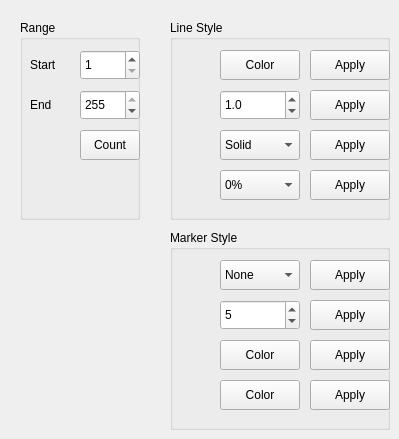
    <widget class="QWidget" name="tab">
     <attribute name="title">
      <string>0</string>
     </attribute>
     <widget class="QGroupBox" name="groupBox_6">
      <property name="geometry">
       <rect>
        <x>170</x>
        <y>20</y>
        <width>220</width>
        <height>200</height>
       </rect>
      </property>
      <property name="title">
       <string>Line Style</string>
      </property>
      <property name="flat">
       <bool>true</bool>
      </property>
      <widget class="QComboBox" name="input_opt4">
       <property name="geometry">
        <rect>
         <x>50</x>
         <y>150</y>
         <width>80</width>
         <height>30</height>
        </rect>
       </property>
       <property name="focusPolicy">
        <enum>Qt::NoFocus</enum>
       </property>
       <property name="contextMenuPolicy">
        <enum>Qt::CustomContextMenu</enum>
       </property>
       <property name="maxVisibleItems">
        <number>20</number>
       </property>
       <item>
        <property name="text">
         <string>0%</string>
        </property>
       </item>
       <item>
        <property name="text">
         <string>10%</string>
        </property>
       </item>
       <item>
        <property name="text">
         <string>20%</string>
        </property>
       </item>
       <item>
        <property name="text">
         <string>30%</string>
        </property>
       </item>
       <item>
        <property name="text">
         <string>40%</string>
        </property>
       </item>
       <item>
        <property name="text">
         <string>50%</string>
        </property>
       </item>
       <item>
        <property name="text">
         <string>60%</string>
        </property>
       </item>
       <item>
        <property name="text">
         <string>70%</string>
        </property>
       </item>
       <item>
        <property name="text">
         <string>80%</string>
        </property>
       </item>
       <item>
        <property name="text">
         <string>90%</string>
        </property>
       </item>
       <item>
        <property name="text">
         <string>100%</string>
        </property>
       </item>
      </widget>
      <widget class="QPushButton" name="click_opt4">
       <property name="geometry">
        <rect>
         <x>140</x>
         <y>150</y>
         <width>80</width>
         <height>30</height>
        </rect>
       </property>
       <property name="focusPolicy">
        <enum>Qt::NoFocus</enum>
       </property>
       <property name="text">
        <string>Apply</string>
       </property>
      </widget>
      <widget class="QComboBox" name="input_opt3">
       <property name="geometry">
        <rect>
         <x>50</x>
         <y>110</y>
         <width>80</width>
         <height>30</height>
        </rect>
       </property>
       <property name="focusPolicy">
        <enum>Qt::NoFocus</enum>
       </property>
       <property name="contextMenuPolicy">
        <enum>Qt::CustomContextMenu</enum>
       </property>
       <property name="layoutDirection">
        <enum>Qt::LeftToRight</enum>
       </property>
       <property name="editable">
        <bool>false</bool>
       </property>
       <property name="currentIndex">
        <number>1</number>
       </property>
       <property name="maxVisibleItems">
        <number>20</number>
       </property>
       <property name="sizeAdjustPolicy">
        <enum>QComboBox::AdjustToContentsOnFirstShow</enum>
       </property>
       <property name="frame">
        <bool>true</bool>
       </property>
       <item>
        <property name="text">
         <string>None</string>
        </property>
       </item>
       <item>
        <property name="text">
         <string>Solid</string>
        </property>
       </item>
       <item>
        <property name="text">
         <string>Dot 1</string>
        </property>
       </item>
       <item>
        <property name="text">
         <string>Dot 2</string>
        </property>
       </item>
       <item>
        <property name="text">
         <string>Dash1</string>
        </property>
       </item>
       <item>
        <property name="text">
         <string>Mixed1</string>
        </property>
       </item>
       <item>
        <property name="text">
         <string>Mixed2</string>
        </property>
       </item>
       <item>
        <property name="text">
         <string>Dash2</string>
        </property>
       </item>
       <item>
        <property name="text">
         <string>Mixed3</string>
        </property>
       </item>
       <item>
        <property name="text">
         <string>Mixed4</string>
        </property>
       </item>
       <item>
        <property name="text">
         <string>Dash3</string>
        </property>
       </item>
       <item>
        <property name="text">
         <string>Dots</string>
        </property>
       </item>
       <item>
        <property name="text">
         <string>Mixed5</string>
        </property>
       </item>
      </widget>
      <widget class="QPushButton" name="click_opt2">
       <property name="geometry">
        <rect>
         <x>140</x>
         <y>70</y>
         <width>80</width>
         <height>30</height>
        </rect>
       </property>
       <property name="focusPolicy">
        <enum>Qt::NoFocus</enum>
       </property>
       <property name="text">
        <string>Apply</string>
       </property>
      </widget>
      <widget class="QPushButton" name="color_opt1">
       <property name="geometry">
        <rect>
         <x>50</x>
         <y>30</y>
         <width>80</width>
         <height>30</height>
        </rect>
       </property>
       <property name="focusPolicy">
        <enum>Qt::NoFocus</enum>
       </property>
       <property name="styleSheet">
        <string notr="true">QPushButton:hover {background-color: transparent}</string>
       </property>
       <property name="text">
        <string>Color</string>
       </property>
       <property name="flat">
        <bool>false</bool>
       </property>
      </widget>
      <widget class="QPushButton" name="click_opt3">
       <property name="geometry">
        <rect>
         <x>140</x>
         <y>110</y>
         <width>80</width>
         <height>30</height>
        </rect>
       </property>
       <property name="focusPolicy">
        <enum>Qt::NoFocus</enum>
       </property>
       <property name="text">
        <string>Apply</string>
       </property>
      </widget>
      <widget class="QPushButton" name="click_opt1">
       <property name="geometry">
        <rect>
         <x>140</x>
         <y>30</y>
         <width>80</width>
         <height>30</height>
        </rect>
       </property>
       <property name="focusPolicy">
        <enum>Qt::NoFocus</enum>
       </property>
       <property name="text">
        <string>Apply</string>
       </property>
      </widget>
      <widget class="QLabel" name="label_9">
       <property name="geometry">
        <rect>
         <x>10</x>
         <y>30</y>
         <width>30</width>
         <height>30</height>
        </rect>
       </property>
       <property name="text">
        <string/>
       </property>
       <property name="pixmap">
        <pixmap>:/__resource__/image/unit_color.png</pixmap>
       </property>
      </widget>
      <widget class="QLabel" name="label_10">
       <property name="geometry">
        <rect>
         <x>10</x>
         <y>70</y>
         <width>30</width>
         <height>30</height>
        </rect>
       </property>
       <property name="text">
        <string/>
       </property>
       <property name="pixmap">
        <pixmap>:/__resource__/image/unit_line_thk.png</pixmap>
       </property>
      </widget>
      <widget class="QLabel" name="label_11">
       <property name="geometry">
        <rect>
         <x>10</x>
         <y>110</y>
         <width>30</width>
         <height>30</height>
        </rect>
       </property>
       <property name="text">
        <string/>
       </property>
       <property name="pixmap">
        <pixmap>:/__resource__/image/unit_line_st.png</pixmap>
       </property>
      </widget>
      <widget class="QLabel" name="label_12">
       <property name="geometry">
        <rect>
         <x>10</x>
         <y>150</y>
         <width>30</width>
         <height>30</height>
        </rect>
       </property>
       <property name="text">
        <string/>
       </property>
       <property name="pixmap">
        <pixmap>:/__resource__/image/unit_tran.png</pixmap>
       </property>
      </widget>
      <widget class="QDoubleSpinBox" name="input_opt2">
       <property name="geometry">
        <rect>
         <x>50</x>
         <y>70</y>
         <width>80</width>
         <height>30</height>
        </rect>
       </property>
       <property name="focusPolicy">
        <enum>Qt::ClickFocus</enum>
       </property>
       <property name="decimals">
        <number>1</number>
       </property>
       <property name="minimum">
        <double>0.000000000000000</double>
       </property>
       <property name="maximum">
        <double>72.000000000000000</double>
       </property>
       <property name="singleStep">
        <double>0.200000000000000</double>
       </property>
       <property name="value">
        <double>1.000000000000000</double>
       </property>
      </widget>
      <widget class="QFrame" name="frame_2">
       <property name="geometry">
        <rect>
         <x>53</x>
         <y>33</y>
         <width>10</width>
         <height>24</height>
        </rect>
       </property>
       <property name="mouseTracking">
        <bool>false</bool>
       </property>
       <property name="tabletTracking">
        <bool>false</bool>
       </property>
       <property name="contextMenuPolicy">
        <enum>Qt::DefaultContextMenu</enum>
       </property>
       <property name="autoFillBackground">
        <bool>false</bool>
       </property>
       <property name="styleSheet">
        <string notr="true">/**프레임**/
QFrame{
background-color: white;
border-radius: 10px;
border-style:solid;
border-width:1px;
border-color: rgb(200, 200, 200);
}</string>
       </property>
       <property name="frameShape">
        <enum>QFrame::StyledPanel</enum>
       </property>
       <property name="frameShadow">
        <enum>QFrame::Raised</enum>
       </property>
      </widget>
      <zorder>frame_2</zorder>
      <zorder>input_opt4</zorder>
      <zorder>click_opt4</zorder>
      <zorder>input_opt3</zorder>
      <zorder>click_opt2</zorder>
      <zorder>click_opt3</zorder>
      <zorder>click_opt1</zorder>
      <zorder>label_9</zorder>
      <zorder>label_10</zorder>
      <zorder>label_11</zorder>
      <zorder>label_12</zorder>
      <zorder>input_opt2</zorder>
      <zorder>color_opt1</zorder>
     </widget>
     <widget class="QGroupBox" name="groupBox_8">
      <property name="geometry">
       <rect>
        <x>170</x>
        <y>230</y>
        <width>220</width>
        <height>200</height>
       </rect>
      </property>
      <property name="title">
       <string>Marker Style</string>
      </property>
      <property name="flat">
       <bool>true</bool>
      </property>
      <property name="checkable">
       <bool>false</bool>
      </property>
      <widget class="QPushButton" name="click_opt8">
       <property name="geometry">
        <rect>
         <x>140</x>
         <y>110</y>
         <width>80</width>
         <height>30</height>
        </rect>
       </property>
       <property name="focusPolicy">
        <enum>Qt::NoFocus</enum>
       </property>
       <property name="text">
        <string>Apply</string>
       </property>
      </widget>
      <widget class="QPushButton" name="click_opt7">
       <property name="geometry">
        <rect>
         <x>140</x>
         <y>150</y>
         <width>80</width>
         <height>30</height>
        </rect>
       </property>
       <property name="focusPolicy">
        <enum>Qt::NoFocus</enum>
       </property>
       <property name="text">
        <string>Apply</string>
       </property>
      </widget>
      <widget class="QComboBox" name="input_opt5">
       <property name="geometry">
        <rect>
         <x>50</x>
         <y>30</y>
         <width>80</width>
         <height>30</height>
        </rect>
       </property>
       <property name="focusPolicy">
        <enum>Qt::NoFocus</enum>
       </property>
       <property name="contextMenuPolicy">
        <enum>Qt::CustomContextMenu</enum>
       </property>
       <property name="maxVisibleItems">
        <number>20</number>
       </property>
       <item>
        <property name="text">
         <string>None</string>
        </property>
       </item>
       <item>
        <property name="text">
         <string>□</string>
        </property>
       </item>
       <item>
        <property name="text">
         <string>◇</string>
        </property>
       </item>
       <item>
        <property name="text">
         <string>△</string>
        </property>
       </item>
       <item>
        <property name="text">
         <string>x</string>
        </property>
       </item>
       <item>
        <property name="text">
         <string>ㅁ</string>
        </property>
       </item>
       <item>
        <property name="text">
         <string>-</string>
        </property>
       </item>
       <item>
        <property name="text">
         <string>ㅡ</string>
        </property>
       </item>
       <item>
        <property name="text">
         <string>○</string>
        </property>
       </item>
       <item>
        <property name="text">
         <string>+</string>
        </property>
       </item>
      </widget>
      <widget class="QPushButton" name="click_opt6">
       <property name="geometry">
        <rect>
         <x>140</x>
         <y>70</y>
         <width>80</width>
         <height>30</height>
        </rect>
       </property>
       <property name="focusPolicy">
        <enum>Qt::NoFocus</enum>
       </property>
       <property name="text">
        <string>Apply</string>
       </property>
      </widget>
      <widget class="QPushButton" name="color_opt8">
       <property name="geometry">
        <rect>
         <x>50</x>
         <y>110</y>
         <width>80</width>
         <height>30</height>
        </rect>
       </property>
       <property name="focusPolicy">
        <enum>Qt::NoFocus</enum>
       </property>
       <property name="styleSheet">
        <string notr="true">QPushButton:hover {background-color: transparent}</string>
       </property>
       <property name="text">
        <string>Color</string>
       </property>
      </widget>
      <widget class="QPushButton" name="click_opt5">
       <property name="geometry">
        <rect>
         <x>140</x>
         <y>30</y>
         <width>80</width>
         <height>30</height>
        </rect>
       </property>
       <property name="focusPolicy">
        <enum>Qt::NoFocus</enum>
       </property>
       <property name="text">
        <string>Apply</string>
       </property>
      </widget>
      <widget class="QPushButton" name="color_opt7">
       <property name="geometry">
        <rect>
         <x>50</x>
         <y>150</y>
         <width>80</width>
         <height>30</height>
        </rect>
       </property>
       <property name="focusPolicy">
        <enum>Qt::NoFocus</enum>
       </property>
       <property name="styleSheet">
        <string notr="true">QPushButton:hover {background-color: transparent}</string>
       </property>
       <property name="text">
        <string>Color</string>
       </property>
      </widget>
      <widget class="QSpinBox" name="input_opt6">
       <property name="geometry">
        <rect>
         <x>50</x>
         <y>70</y>
         <width>80</width>
         <height>30</height>
        </rect>
       </property>
       <property name="focusPolicy">
        <enum>Qt::ClickFocus</enum>
       </property>
       <property name="minimum">
        <number>2</number>
       </property>
       <property name="maximum">
        <number>72</number>
       </property>
       <property name="singleStep">
        <number>1</number>
       </property>
       <property name="value">
        <number>5</number>
       </property>
      </widget>
      <widget class="QLabel" name="label_13">
       <property name="geometry">
        <rect>
         <x>10</x>
         <y>30</y>
         <width>30</width>
         <height>30</height>
        </rect>
       </property>
       <property name="text">
        <string/>
       </property>
       <property name="pixmap">
        <pixmap>:/__resource__/image/unit_marker.png</pixmap>
       </property>
      </widget>
      <widget class="QLabel" name="label_15">
       <property name="geometry">
        <rect>
         <x>10</x>
         <y>150</y>
         <width>30</width>
         <height>30</height>
        </rect>
       </property>
       <property name="text">
        <string/>
       </property>
       <property name="pixmap">
        <pixmap>:/__resource__/image/unit_marker_color.png</pixmap>
       </property>
      </widget>
      <widget class="QLabel" name="label_14">
       <property name="geometry">
        <rect>
         <x>10</x>
         <y>110</y>
         <width>30</width>
         <height>30</height>
        </rect>
       </property>
       <property name="text">
        <string/>
       </property>
       <property name="pixmap">
        <pixmap>:/__resource__/image/unit_marker_fill.png</pixmap>
       </property>
      </widget>
      <widget class="QLabel" name="label_16">
       <property name="geometry">
        <rect>
         <x>10</x>
         <y>70</y>
         <width>30</width>
         <height>30</height>
        </rect>
       </property>
       <property name="text">
        <string/>
       </property>
       <property name="pixmap">
        <pixmap>:/__resource__/image/unit_marker_size.png</pixmap>
       </property>
      </widget>
      <widget class="QFrame" name="frame_3">
       <property name="geometry">
        <rect>
         <x>53</x>
         <y>113</y>
         <width>10</width>
         <height>24</height>
        </rect>
       </property>
       <property name="mouseTracking">
        <bool>false</bool>
       </property>
       <property name="tabletTracking">
        <bool>false</bool>
       </property>
       <property name="contextMenuPolicy">
        <enum>Qt::DefaultContextMenu</enum>
       </property>
       <property name="autoFillBackground">
        <bool>false</bool>
       </property>
       <property name="styleSheet">
        <string notr="true">/**프레임**/
QFrame{
background-color: white;
border-radius: 0px;
border-style:solid;
border-width:1px;
border-color: rgb(200, 200, 200);
}</string>
       </property>
       <property name="frameShape">
        <enum>QFrame::StyledPanel</enum>
       </property>
       <property name="frameShadow">
        <enum>QFrame::Raised</enum>
       </property>
      </widget>
      <widget class="QFrame" name="frame_4">
       <property name="geometry">
        <rect>
         <x>53</x>
         <y>153</y>
         <width>10</width>
         <height>24</height>
        </rect>
       </property>
       <property name="mouseTracking">
        <bool>false</bool>
       </property>
       <property name="tabletTracking">
        <bool>false</bool>
       </property>
       <property name="contextMenuPolicy">
        <enum>Qt::DefaultContextMenu</enum>
       </property>
       <property name="autoFillBackground">
        <bool>false</bool>
       </property>
       <property name="styleSheet">
        <string notr="true">/**프레임**/
QFrame{
background-color: white;
border-radius: 0px;
border-style:solid;
border-width:1px;
border-color: rgb(200, 200, 200);
}</string>
       </property>
       <property name="frameShape">
        <enum>QFrame::StyledPanel</enum>
       </property>
       <property name="frameShadow">
        <enum>QFrame::Raised</enum>
       </property>
      </widget>
      <zorder>frame_3</zorder>
      <zorder>frame_4</zorder>
      <zorder>color_opt7</zorder>
      <zorder>click_opt8</zorder>
      <zorder>click_opt7</zorder>
      <zorder>input_opt5</zorder>
      <zorder>click_opt6</zorder>
      <zorder>click_opt5</zorder>
      <zorder>input_opt6</zorder>
      <zorder>label_13</zorder>
      <zorder>label_15</zorder>
      <zorder>label_14</zorder>
      <zorder>label_16</zorder>
      <zorder>color_opt8</zorder>
     </widget>
     <widget class="QGroupBox" name="groupBox_9">
      <property name="geometry">
       <rect>
        <x>20</x>
        <y>20</y>
        <width>120</width>
        <height>200</height>
       </rect>
      </property>
      <property name="title">
       <string>Range</string>
      </property>
      <property name="flat">
       <bool>true</bool>
      </property>
      <property name="checkable">
       <bool>false</bool>
      </property>
      <widget class="QPushButton" name="chart_btn">
       <property name="geometry">
        <rect>
         <x>60</x>
         <y>110</y>
         <width>60</width>
         <height>30</height>
        </rect>
       </property>
       <property name="focusPolicy">
        <enum>Qt::NoFocus</enum>
       </property>
       <property name="styleSheet">
        <string notr="true"/>
       </property>
       <property name="text">
        <string>Count</string>
       </property>
      </widget>
      <widget class="QSpinBox" name="input_start">
       <property name="geometry">
        <rect>
         <x>60</x>
         <y>30</y>
         <width>60</width>
         <height>30</height>
        </rect>
       </property>
       <property name="focusPolicy">
        <enum>Qt::ClickFocus</enum>
       </property>
       <property name="styleSheet">
        <string notr="true"/>
       </property>
       <property name="minimum">
        <number>1</number>
       </property>
       <property name="maximum">
        <number>255</number>
       </property>
       <property name="singleStep">
        <number>1</number>
       </property>
       <property name="value">
        <number>1</number>
       </property>
      </widget>
      <widget class="QLabel" name="l_opt1_11">
       <property name="geometry">
        <rect>
         <x>10</x>
         <y>70</y>
         <width>40</width>
         <height>30</height>
        </rect>
       </property>
       <property name="text">
        <string>End</string>
       </property>
       <property name="alignment">
        <set>Qt::AlignLeading|Qt::AlignLeft|Qt::AlignVCenter</set>
       </property>
      </widget>
      <widget class="QSpinBox" name="input_end">
       <property name="geometry">
        <rect>
         <x>60</x>
         <y>70</y>
         <width>60</width>
         <height>30</height>
        </rect>
       </property>
       <property name="focusPolicy">
        <enum>Qt::ClickFocus</enum>
       </property>
       <property name="minimum">
        <number>1</number>
       </property>
       <property name="maximum">
        <number>255</number>
       </property>
       <property name="singleStep">
        <number>1</number>
       </property>
       <property name="value">
        <number>255</number>
       </property>
      </widget>
      <widget class="QLabel" name="l_opt1_10">
       <property name="geometry">
        <rect>
         <x>10</x>
         <y>30</y>
         <width>40</width>
         <height>30</height>
        </rect>
       </property>
       <property name="text">
        <string>Start</string>
       </property>
       <property name="alignment">
        <set>Qt::AlignLeading|Qt::AlignLeft|Qt::AlignVCenter</set>
       </property>
      </widget>
     </widget>
    </widget>
